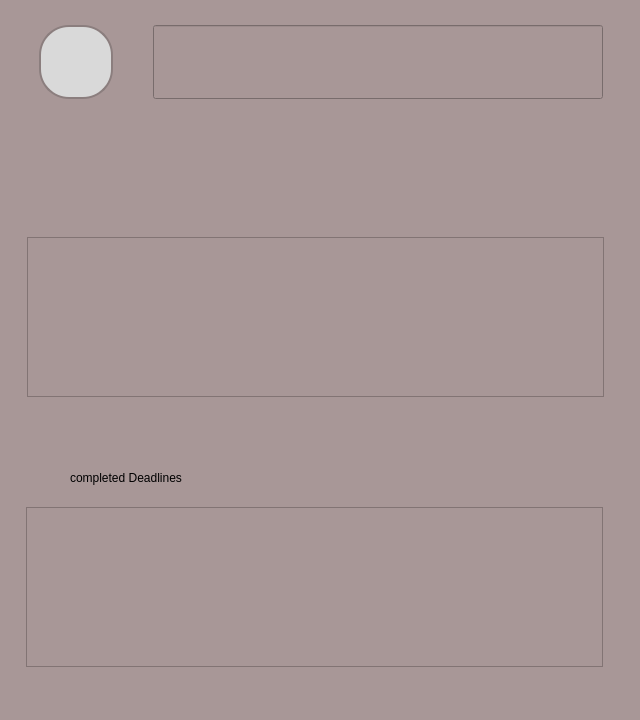
<?xml version="1.0" encoding="UTF-8"?>
<ui version="4.0">
 <class>Form</class>
 <widget class="QWidget" name="Form">
  <property name="geometry">
   <rect>
    <x>0</x>
    <y>0</y>
    <width>640</width>
    <height>720</height>
   </rect>
  </property>
  <property name="windowTitle">
   <string>Form</string>
  </property>
  <property name="styleSheet">
   <string notr="true">background-color: #A89797;</string>
  </property>
  <widget class="QLineEdit" name="lineEdit">
   <property name="geometry">
    <rect>
     <x>153</x>
     <y>25</y>
     <width>450</width>
     <height>74</height>
    </rect>
   </property>
  </widget>
  <widget class="QPushButton" name="LeftSwipeButton">
   <property name="geometry">
    <rect>
     <x>39</x>
     <y>25</y>
     <width>74</width>
     <height>74</height>
    </rect>
   </property>
   <property name="styleSheet">
    <string notr="true">QPushButton {
    background-color: #D9D9D9;
    border: 2px solid #8B7E7E;
    border-radius: 30px;
    color: #8B2222;
	icon-size: 16px;  
    padding: 5px; 
}

QPushButton {
    image: url(:/img/left_swipe.svg);
	
}
</string>
   </property>
   <property name="text">
    <string/>
   </property>
  </widget>
  <widget class="QTextEdit" name="CurrentDLTable">
   <property name="geometry">
    <rect>
     <x>27</x>
     <y>237</y>
     <width>577</width>
     <height>160</height>
    </rect>
   </property>
  </widget>
  <widget class="QTextEdit" name="CompletedDLTable">
   <property name="geometry">
    <rect>
     <x>26</x>
     <y>507</y>
     <width>577</width>
     <height>160</height>
    </rect>
   </property>
  </widget>
  <widget class="QLabel" name="label">
   <property name="geometry">
    <rect>
     <x>70</x>
     <y>450</y>
     <width>431</width>
     <height>41</height>
    </rect>
   </property>
   <property name="text">
    <string>
completed Deadlines</string>
   </property>
  </widget>
 </widget>
 <resources/>
 <connections/>
</ui>
